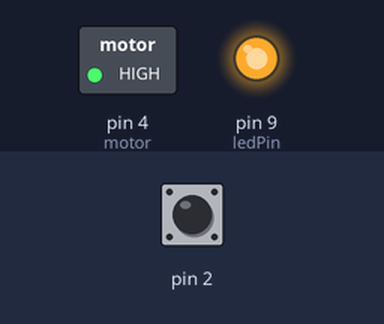
A sketch run on a simulated Arduino Uno, built with avr-gcc and run on an emulated ATmega328P. On the bench: switched loads named in the sketch (green lamp = pin HIGH), output pins drawn as LEDs (lit = HIGH). The inputs (shaded band) are chosen by the test bench; at power-on: pin 2 HIGH. Pins used as bus, display or sensor lines are not drawn; what the sketch prints to the serial monitor is not drawn.

Above: at 0.1 s.
Timing chart, 0 to 1.6 s (numbered marks = the images above):
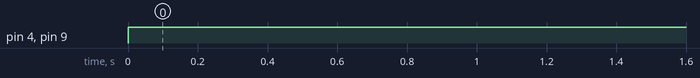

The sketch:

MFV-ActuatorTest.ino
```cpp
/*AMS Rotary Sensor AS5147
 Measures absolute angle position referenced at a set NORTH

 Circuit
 UNO: MOSI pin 11
      MISO pin 12
      CLK  pin 13
      CSN  pin 10

 Mega: MOSI pin 51
       MISO pin 50
       CLK  pin 52
       CSN  pin 53
 */

#include <SPI.h>

//Set Slave Select Pin
//MOSI, MISO, CLK are handeled automatically
int CSN = 10;
int SO = 12;
int SI = 11;
int CLK = 13 ;
unsigned int angle;
int pos;

int ledPin = 9; // choose the pin for the LED
volatile int store = 0; // variable for storing angle at moment of button press
int motor = 4; // choose motor output pin
int motordir = 5; // choose motor direction pin
volatile int actuate = 0; // should motor run
int delta = 0; //error b/w measured & desired

void setup() {

  Serial.begin(9600);

  //Set Pin Modes
  pinMode(CSN, OUTPUT);
  pinMode(SI, OUTPUT);
  pinMode(SO, INPUT);
  pinMode(CLK, OUTPUT);
  //Set Slave Select High to Start i.e disable chip
  digitalWrite(CSN, HIGH);
  //Initialize SPI
  SPI.begin();

  pinMode(ledPin, OUTPUT);  // declare LED as output
  attachInterrupt(digitalPinToInterrupt(2), buttonPress, FALLING); //interrupt for button press - unsure if should be RISING or FALLING trigger
}

void loop() {

  SPI.beginTransaction(SPISettings(10000000, MSBFIRST, SPI_MODE1));

  //Send the Command Frame
  digitalWrite(CSN, LOW);
  delayMicroseconds(1);
  SPI.transfer16(0xFFFF);
  digitalWrite(CSN,HIGH);

  //Read data frame
  digitalWrite(CSN, LOW);
  delayMicroseconds(1);
  angle = SPI.transfer16(0xC000);
  digitalWrite(CSN, HIGH);
  SPI.endTransaction;

  angle = (angle & (0x3FFF));

  int pos = ( (unsigned long) angle)*360UL/16384UL; //convert 14 bit to angle

  //Motor handling
  if (actuate = 1) {
    delta = abs(store - pos);
      if (delta > 180) {
        delta = abs(delta - 360);   //Ugly rotational handling to produce smaller angle b/w values
      }
      if (delta >= 90) {      //If it already went 90 degrees, stop!
        actuate = 0; //turn off motor trigger
        analogWrite(motor,0); //turn off motor
        digitalWrite(ledPin,LOW); //turn off led
      }
  }
  if (actuate = 1) {
    digitalWrite(motordir,HIGH); //Need to determine correct rotation direction, HIGH or LOW
    analogWrite(motor,255); //turn on motor at full speed
    digitalWrite(ledPin,HIGH); //turn on LED
  }

 // Serial.println(pos);    //Option to print current position
  Serial.println(delta);

  delay(100); //small delay
}

void buttonPress()  //Interrupt function, ostensibly
{
  store = pos;
  actuate = 1;
}
```

Measured:
- by itself, pin 4 (motor), pin 9 (ledPin): LOW → HIGH at 0.00 s
